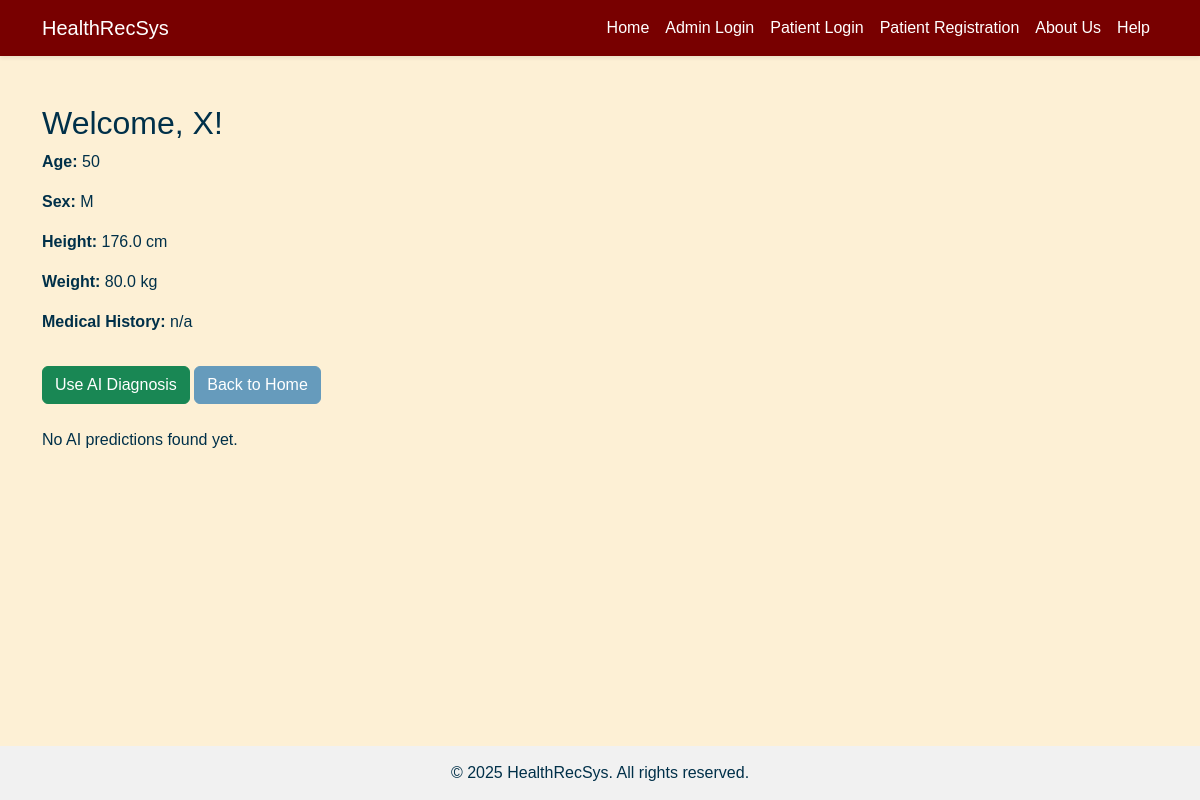
Screenshot of /patient/3/dashboard with the database file from the repository.
### tables this page shows
CREATE TABLE patient_details (
        patient_id INTEGER PRIMARY KEY,
        name TEXT NOT NULL,
        age INTEGER NOT NULL,
        sex TEXT NOT NULL CHECK (sex IN ('M', 'F', 'Other')),
        height REAL,
        weight REAL,
        medical_history TEXT,
        FOREIGN KEY (patient_id) REFERENCES login(patient_id) ON DELETE CASCADE
    );

### app.py (the view)
@app.route('/patient/<int:patient_id>/dashboard')
def patient_dashboard(patient_id):
    conn = sqlite3.connect(DB_PATH)
    cur = conn.cursor()
    cur.execute("SELECT * FROM patient_details WHERE patient_id = ?", (patient_id,))
    patient = cur.fetchone()
    cur.execute('''
        SELECT timestamp, llm_output FROM interactions
        WHERE patient_id = ?
        ORDER BY timestamp DESC
        LIMIT 5
    ''', (patient_id,))
    sessions = cur.fetchall()
    conn.close()
    return render_template("patient_dashboard.html", patient=patient, sessions=sessions)

### templates/patient_dashboard.html (shortened to what this page needs)
{% extends "base.html" %}
{% block content %}
<h2>Welcome, {{ patient[1] }}!</h2>
<p><strong>Age:</strong> {{ patient[2] }}</p>
<p><strong>Sex:</strong> {{ patient[3] }}</p>
<p><strong>Height:</strong> {{ patient[4] }} cm</p>
<p><strong>Weight:</strong> {{ patient[5] }} kg</p>
<p><strong>Medical History:</strong> {{ patient[6] }}</p>
<a href="{{ url_for('llm_predict', patient_id=patient[0]) }}" class="btn btn-success mt-3">Use AI Diagnosis</a>
<a href="{{ url_for('index') }}" class="btn btn-secondary mt-3">Back to Home</a>
{% if sessions %}
<h4 class="mt-5">Previous AI Predictions</h4>
<table class="table table-bordered mt-2">
    <thead>
        <tr>
            <th>Date</th>
            <th>Predicted Disease</th>
        </tr>
    </thead>
    <tbody>
        {% for date, disease in sessions %}
        <tr>
            <td>{{ date }}</td>
            <td>{{ disease }}</td>
        </tr>
        {% endfor %}
    </tbody>
</table>
{% else %}
<p class="mt-4">No AI predictions found yet.</p>
{% endif %}
{% endblock %}

### templates/base.html (style rules this page uses)
:root { --maroon: #780000; --crimson: #C1121F; --cream: #FDF0D5; --navy: #003049; --sky: #669BBC; }
html, body { height: 100%; margin: 0; display: flex; flex-direction: column; background-color: var(--cream); color: var(--navy); }
.btn-secondary { background-color: var(--sky); border-color: var(--sky); color: white; }
body { font-family: Arial, sans-serif; margin: 0; padding: 0; }

### rows the page displays
patient_details: name "X", age "50", sex "M", height "176.0", weight "80.0", medical_history "n/a"
